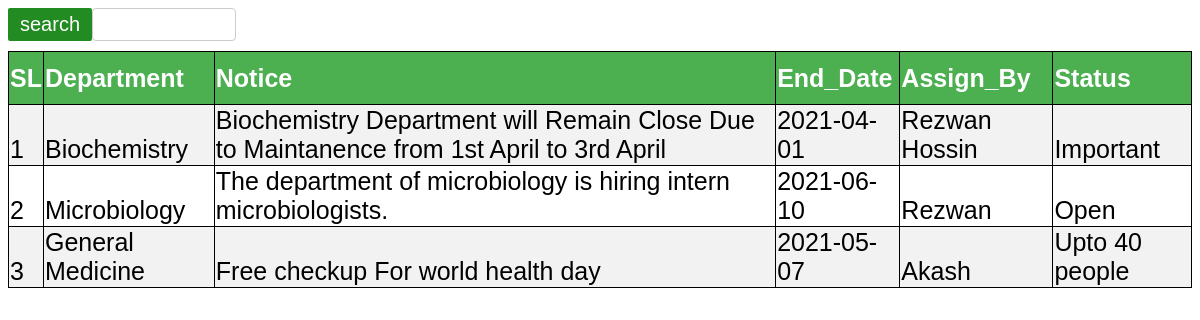
The app's page /HMS/display/list-notice.php with its own data.
### tables this page shows
CREATE TABLE `notice` (
  `sl` int(11) NOT NULL,
  `department_name` varchar(50) NOT NULL,
  `notice` varchar(500) DEFAULT NULL,
  `end_date` date DEFAULT NULL,
  `assign_by` varchar(50) DEFAULT NULL,
  `status` varchar(50) DEFAULT NULL
);

### HMS/display/list-notice.php (the view, shortened to what this page needs)
<!DOCTYPE html>
<html>
<head>
</head>
<body>
	<div class="container">
		<form action="search-notice.php" method="post">
			<input type="text" name="search" >
			<button class="btn">search</button>
		</form>
	</div>
	<table>
		<tr>
			<th>SL</th>
			<th>Department</th>
			<th>Notice</th>
			<th>End_Date</th>
			<th>Assign_By</th>
			<th>Status</th>
		</tr>
		<?php
		 $conn =mysqli_connect("localhost", "root", "", "hospital");
            $sql = "SELECT sl, department_name,notice,end_date,assign_by,status FROM notice";
            $result = $conn->query($sql);
            if ($result->num_rows > 0) {
            while($row = $result->fetch_assoc()) {
            echo "<tr><td> " . $row["sl"]. "</td><td> " . $row["department_name"]. " </td><td>" . $row["notice"]. "</td><td>".$row["end_date"]. "</td><td> " .$row["assign_by"]. "</td><td> " .$row["status"]."</td></tr>";
                  }
              echo"</table>";
               }
              else {
              echo "0 results";
              }
		?>
</body>
</html>

### HMS/display/list-notice.php (style rules this page uses)
.btn { background-color: #228B22; color: white; padding: 5px 12px; border: none; border-radius: 2px; cursor: pointer; float: left; font-size:20px; }
input[type=text] { width: 10%; padding: 8px 12px; border: 1px solid #ccc; border-radius: 4px; resize: vertical; }
.container { padding-bottom:10px; }
table { border-collapse:collapse; color:black; width:100%; font-family:sans-serif; font-size:25px; text-align:left; padding-left:15px; }
table,th,td { border:1px solid black; }
th { background-color:#4CAF50; color:white; height:50px; }
td { height:10px; vertical-align:bottom; }
tr:nth-child(even) { background-color: #f2f2f2 }

### records on screen
notice: sl "1", department_name "Biochemistry", notice "Biochemistry Department will Remain Close Due to Maintanence from 1st April to 3rd April", end_date "2021-04-01", assign_by "Rezwan Hossin", status "Important"
notice: sl "2", department_name "Microbiology", notice "The department of microbiology is hiring intern microbiologists.", end_date "2021-06-10", assign_by "Rezwan", status "Open"
notice: sl "3", department_name "General Medicine", notice "Free checkup For world health day", end_date "2021-05-07", assign_by "Akash", status "Upto 40 people"
